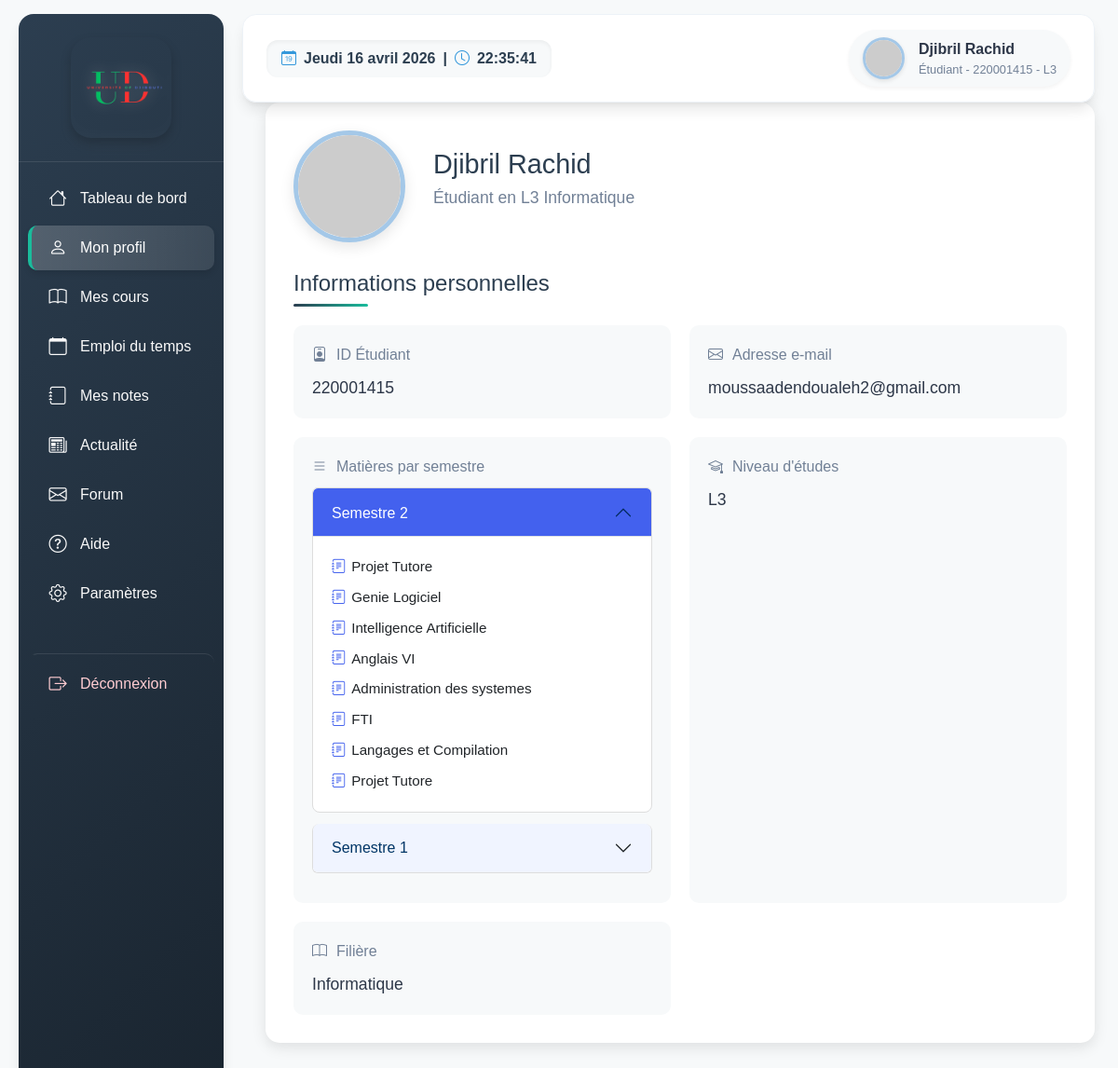
Page /apps/views/students/profile_etudiant.php (signed in) on the committed database.
### tables this page shows
CREATE TABLE `personne` (
  `id_personne` int(11) NOT NULL,
  `prenom` varchar(50) DEFAULT NULL,
  `nom` varchar(50) DEFAULT NULL,
  `email` varchar(100) DEFAULT NULL,
  `mot_de_passe` varchar(255) DEFAULT NULL,
  `image_profile` varchar(255) DEFAULT NULL,
  `role` varchar(50) DEFAULT NULL,
  `date_inscription` date DEFAULT NULL,
  `dateNaissance` date DEFAULT NULL
);

CREATE TABLE `matiere` (
  `id_matiere` int(11) NOT NULL,
  `nom_matiere` varchar(100) DEFAULT NULL,
  `coeff` float DEFAULT NULL,
  `id_filiere` int(11) NOT NULL DEFAULT 1,
  `niveau_filiere` enum('L1','L2','L3','') NOT NULL DEFAULT 'L3',
  `type_simestre` varchar(255) NOT NULL DEFAULT '2'
);

### apps/views/students/profile_etudiant.php (the view, shortened to what this page needs)
<?php
require_once '../../../config/db.php';
$userID = $_SESSION['user_id'];
$niveau = "Non défini";
$sql = "SELECT id_personne, prenom, nom, email, role FROM personne WHERE id_personne = ?";
$stmt = $conn->prepare($sql);
$stmt->bind_param("s", $userID);
$stmt->execute();
$result = $stmt->get_result();
if ($result && $result->num_rows > 0) {
    $etudiant = $result->fetch_assoc();
}
$niveauQuery = "SELECT niveau_filiere FROM etudiant e, personne p WHERE e.id_etudiant = p.id_personne AND id_etudiant = ?";
$stmtniveau = $conn->prepare($niveauQuery);
$stmtniveau->bind_param("s", $userID);
$stmtniveau->execute();
$resultniveau = $stmtniveau->get_result();
if ($resultniveau && $resultniveau->num_rows > 0) {
    $rowniveau = $resultniveau->fetch_assoc();
    $niveau = $rowniveau['niveau_filiere'];
} else {
    $niveau = "Non spécifié";
}
$etudiant['id'] = $userID;
$etudiant['niveau_filiere'] = $niveau;
$semestresQuery = "SELECT DISTINCT type_semestre FROM enseigner";
$stmtSemestres = $conn->prepare($semestresQuery);
$stmtSemestres->execute();
$resultSemestres = $stmtSemestres->get_result();
$semestres = [];
while ($row = $resultSemestres->fetch_assoc()) {
    $semestres[] = $row['type_semestre'];
}
$matieres_par_semestre = [];
foreach ($semestres as $semestre) {
    $sqlMatieres = "
        SELECT m.nom_matiere, m.id_matiere
        FROM matiere m
        JOIN enseigner en ON m.id_matiere = en.id_matiere
        WHERE en.type_semestre = ?
    ";
    $stmtMatieres = $conn->prepare($sqlMatieres);
    $stmtMatieres->bind_param("s", $semestre);
    $stmtMatieres->execute();
    $resultMatieres = $stmtMatieres->get_result();
    $matieres = [];
    while ($rowMatiere = $resultMatieres->fetch_assoc()) {
        $matieres[] = $rowMatiere;
    }
    $matieres_par_semestre[$semestre] = $matieres;
}
$additionalInfoQuery = "SELECT f.nom_filiere FROM filiere f , etudiant e  WHERE f.id_filiere =e.id_filiere AND id_etudiant = ?";
$stmtAddInfo = $conn->prepare($additionalInfoQuery);
if ($stmtAddInfo) {
    $stmtAddInfo->bind_param("s", $userID);
    $stmtAddInfo->execute();
    $resultAddInfo = $stmtAddInfo->get_result();
    if ($resultAddInfo && $resultAddInfo->num_rows > 0) {
        $additionalInfo = $resultAddInfo->fetch_assoc();
        $etudiant['nom_filiere'] = $additionalInfo['nom_filiere'];
    } else {
        $etudiant['nom_filiere'] = "Non spécifiée";
    }
}
?>
<!DOCTYPE html>
<html lang="fr">
<head>
    <link href="https://cdnjs.cloudflare.com/ajax/libs/bootstrap-icons/1.10.5/font/bootstrap-icons.min.css" rel="stylesheet">
    <link href="https://cdn.jsdelivr.net/npm/bootstrap@5.3.0/dist/css/bootstrap.min.css" rel="stylesheet">
    <link rel="stylesheet" href="../../../public/assets/css/acceuil_etudiant.css">
    <link rel="stylesheet" href="../../../public/assets/css/profile_etudiant.css">
</head>
<body>
    <div class="dashboard">
        <aside class="left-side">
            <div class="logo">
                <img src="../../../public/assets/img/U-remove.png" alt="Logo U-Digital">
            </div>
            <nav>
                <ul>
                    <a href="acceuil_etudiant.php"><li><i class="bi-house"></i> Tableau de bord</li></a>
                    <a href="profile_etudiant.php" class="active"><li><i class="bi-person"></i> Mon profil</li></a>
                    <a href="recevoir_cours_etudiant.php"><li><i class="bi-book"></i> Mes cours</li></a>
                    <a href="etudiant_planning.php"><li><i class="bi-calendar"></i> Emploi du temps</li></a>
                    <a href="recevoir_note_etudiant.php"><li><i class="bi-journal"></i> Mes notes</li></a>
                    <a href="actualite.php"><li><i class="bi-newspaper"></i>Actualité</li></a>
                    <a href="../forum/forum.php"><li><i class="bi-envelope"></i> <span>Forum</span></li></a>
                    <a href="aide.php"><li><i class="bi-question-circle"></i>Aide</li></a>
                    <a href="#"><li><i class="bi-gear"></i>Paramètres</li></a>
                    <a href="../../../config/logout.php" ><li class="deconnection"><i class="bi-box-arrow-right"></i>Déconnexion</li></a>
                </ul>
            </nav>
        </aside>
        <main class="main-content">
            <header>
                <div class="date-time-display" id="date-time-display">
                    <i class="bi-calendar-date"></i> <span id="date-display"></span> |
                    <i class="bi-clock"></i> <span id="time-display"></span>
                </div>
                <div class="profile-info">
                    <div class="user-profile">
                        <img src="https://ui-avatars.com/api/?name=<?= urlencode($etudiant['prenom'] . '+' . $etudiant['nom']) ?>&background=4361ee&color=fff" alt="User" class="user-avatar">
                        <div class="user-info">
                            <span class="user-name"><?= htmlspecialchars($etudiant['prenom'] . ' ' . $etudiant['nom']) ?></span>
                            <span class="user-role">Étudiant - <?= htmlspecialchars($etudiant['id_personne']) ?> - <?= htmlspecialchars($etudiant['niveau_filiere']) ?></span>
                        </div>
                    </div>
                </div>
            </header>
            <section class="profile-section">
                <div class="profile-header">
                    <img src="https://ui-avatars.com/api/?name=<?= urlencode($etudiant['prenom'] . '+' . $etudiant['nom']) ?>&background=4361ee&color=fff&size=200" alt="Photo de profil" class="profile-picture">
                    <div class="profile-name">
                        <h2><?= htmlspecialchars($etudiant['prenom'] . ' ' . $etudiant['nom']) ?></h2>
                        <p>Étudiant en <?= htmlspecialchars($etudiant['niveau_filiere']) ?>  <?= htmlspecialchars($etudiant['nom_filiere']) ?></p>
                    </div>
                </div>
                <h3 class="section-title">Informations personnelles</h3>
                <div class="profile-info-grid">
                    <div class="info-card">
                        <div class="info-title">
                            <i class="bi-person-badge"></i> ID Étudiant
                        </div>
                        <div class="info-value"><?= htmlspecialchars($etudiant['id']) ?></div>
                    </div>
                    <div class="info-card">
                        <div class="info-title">
                            <i class="bi-envelope"></i> Adresse e-mail
                        </div>
                        <div class="info-value"><?= htmlspecialchars($etudiant['email']) ?></div>
                    </div>
                    <div class="info-card">
                        <div class="info-title">
                            <i class="bi-list"></i> Matières par semestre
                        </div>
                        <div class="accordion" id="accordionMatieres">
                            <?php foreach ($semestres as $index => $semestre): ?>
                                <div class="accordion-item">
                                    <h2 class="accordion-header" id="heading<?= $index ?>">
                                        <button class="accordion-button <?= $index != 0 ? 'collapsed' : '' ?>" type="button" data-bs-toggle="collapse" data-bs-target="#collapse<?= $index ?>" aria-expanded="<?= $index == 0 ? 'true' : 'false' ?>" aria-controls="collapse<?= $index ?>">
                                            Semestre <?= htmlspecialchars($semestre) ?>
                                        </button>
                                    </h2>
                                    <div id="collapse<?= $index ?>" class="accordion-collapse collapse <?= $index == 0 ? 'show' : '' ?>" aria-labelledby="heading<?= $index ?>" data-bs-parent="#accordionMatieres">
                                        <div class="accordion-body">
                                            <?php if (!empty($matieres_par_semestre[$semestre])): ?>
                                                <ul class="course-list">
                                                    <?php foreach ($matieres_par_semestre[$semestre] as $matiere): ?>
                                                        <li class="course-item">
                                                            <i class="bi-journal-text"></i> <?= htmlspecialchars($matiere['nom_matiere']) ?>
                                                        </li>
                                                    <?php endforeach; ?>
                                                </ul>
                                            <?php else: ?>
                                                <p class="no-course">Aucune matière trouvée pour ce semestre.</p>
                                            <?php endif; ?>
                                        </div>
                                    </div>
                                </div>
                            <?php endforeach; ?>
                        </div>
                    </div>
                    <div class="info-card">
                        <div class="info-title">
                            <i class="bi-mortarboard"></i> Niveau d'études
                        </div>
                        <div class="info-value"><?= htmlspecialchars($etudiant['niveau_filiere']) ?></div>
                    </div>
                    <div class="info-card">
                        <div class="info-title">
                            <i class="bi-book"></i> Filière
                        </div>
                        <div class="info-value"><?= htmlspecialchars($etudiant['nom_filiere']) ?></div>
                    </div>
                </div>
            </section>
        </main>
    </div>
</body>
</html>

### public/assets/css/acceuil_etudiant.css (style rules this page uses)
* { margin: 0; padding: 0; box-sizing: border-box; font-family: 'Poppins', sans-serif; }
:root { --primary-color: #2c3e50; --secondary-color: #3498db; --accent-color: #1abc9c; --light-accent: #e0f7fa; --dark-color: #1a2530; --text-color: #2c3e50; --light-text: #f9f9f9; --danger-color: #e74c3c; --gray-100: #f7f9fa; --gray-200: #edf2f7; --gray-300: #e2e8f0; --gray-400: #cbd5e0; --gray-600: #718096; --gray-800: #2d3748; --primary-light: #a4c8e8; --success-color: #2ecc71; --warning-color: #f39c12; --info-color: #3498db; --card-shadow: 0 10px 15px -3px rgba(0, 0, 0, 0.1), 0 4px 6px -2px rgba(0, 0, 0, 0.05); --hover-shadow: 0 20px 25px -5px rgba(0, 0, 0, 0.1), 0 10px 10px -5px rgba(0, 0, 0, 0.04); --transition-smooth: all 0.3s cubic-bezier(0.4, 0, 0.2, 1); }
body { background-color: var(--gray-100); overflow-x: hidden; font-size: 16px; line-height: 1.5; color: var(--text-color); }
.dashboard { display: flex; min-height: 100vh; }
.left-side { width: 250px; background: linear-gradient(135deg, var(--primary-color), var(--dark-color)); color: white; position: fixed; left: 20px; top: 15px; bottom: 15px; box-shadow: var(--card-shadow); transition: var(--transition-smooth); z-index: 100; border-radius: 16px; padding-bottom: 10px; overflow-y: auto; scrollbar-width: thin; scrollbar-color: var(--accent-color) transparent; }
.logo { padding: 25px 20px; display: flex; justify-content: center; margin-bottom: 15px; border-bottom: 1px solid rgba(255, 255, 255, 0.1); }
.logo img { max-width: 60%; height: auto; transition: transform 0.4s ease; border-radius: 20%; box-shadow: 0 6px 12px rgba(0, 0, 0, 0.2); filter: drop-shadow(0 0 8px rgba(255, 255, 255, 0.3)); }
nav ul { list-style: none; padding: 0 10px; }
nav a { text-decoration: none; color: var(--light-text); font-weight: 500; display: block; margin-bottom: 5px; border-radius: 10px; transition: var(--transition-smooth); }
nav a.active li { background: linear-gradient(90deg, rgba(255, 255, 255, 0.2), rgba(255, 255, 255, 0.1)); box-shadow: 0 4px 6px rgba(0, 0, 0, 0.1); border-left: 4px solid var(--accent-color); color: white; }
nav li { padding: 12px 16px; display: flex; align-items: center; gap: 12px; transition: var(--transition-smooth); border-radius: 10px; border-left: 4px solid transparent; }
nav i { font-size: 1.2rem; min-width: 24px; display: flex; justify-content: center; }
.deconnection { margin-top: 40px; color: #ffcdd2; border-top: 1px solid rgba(255, 255, 255, 0.1); padding-top: 20px; }
.main-content { flex: 1; margin-left: 290px; padding: 90px 25px 30px 25px; transition: var(--transition-smooth); }
header { display: flex; justify-content: space-between; align-items: center; padding: 16px 25px; background-color: white; border-radius: 15px; box-shadow: var(--card-shadow); margin-bottom: 30px; animation: slideDown 0.6s ease; position: fixed; top: 15px; left: 290px; right: 25px; z-index: 99; backdrop-filter: blur(10px); background-color: rgba(255, 255, 255, 0.95); border: 1px solid var(--gray-200); }
.date-time-display { font-size: 1rem; color: var(--primary-color); font-weight: 600; display: flex; align-items: center; gap: 8px; padding: 8px 16px; background-color: var(--gray-100); border-radius: 12px; box-shadow: inset 0 2px 4px rgba(0, 0, 0, 0.05); }
.date-time-display i { color: var(--secondary-color); }
.profile-info { display: flex; align-items: center; gap: 1.5rem; }
.user-profile { display: flex; align-items: center; gap: 15px; padding: 8px 15px; background-color: var(--gray-100); border-radius: 30px; box-shadow: 0 2px 4px rgba(0, 0, 0, 0.05); transition: var(--transition-smooth); }
.user-avatar { width: 45px; height: 45px; border-radius: 50%; object-fit: cover; border: 3px solid var(--primary-light); box-shadow: 0 2px 5px rgba(0, 0, 0, 0.1); transition: var(--transition-smooth); }
.user-info { display: flex; flex-direction: column; }
.user-name { font-weight: 600; color: var(--gray-800); font-size: 1rem; }
.user-role { font-size: 0.8rem; color: var(--gray-600); }
@media (max-width: 1200px) { .left-side { width: 220px; } }
@media (max-width: 1200px) { .main-content { margin-left: 260px; } }
@media (max-width: 1200px) { header { left: 260px; } }

### rows in the picture
personne: prenom+nom "Djibril Rachid", id_personne "220001415", email "moussaadendoualeh2@gmail.com"
matiere: nom_matiere "Projet Tutore"
matiere: nom_matiere "Genie Logiciel"
matiere: nom_matiere "Intelligence Artificielle"
matiere: nom_matiere "Anglais VI"
matiere: nom_matiere "Administration des systemes"
matiere: nom_matiere "FTI"
matiere: nom_matiere "Langages et Compilation"

### other values in the picture
$etudiant['niveau_filiere'] "L3"
$etudiant['nom_filiere'] "Informatique"
$semestre "2"
$semestre "1"
